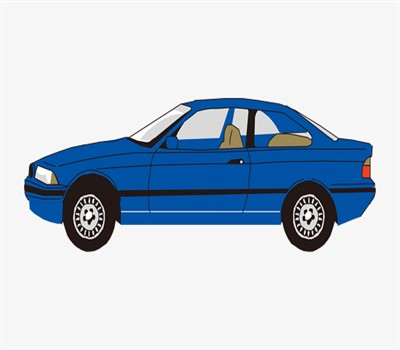
#> input picture Image.jpg, 400 x 350 px
$ python 'Change the contrast of the image by python.py'
#> lines starting #> are read from the running program, lines starting #| are printed output that depends on the picture
#Change the contrast of the image by python => pillow
# install: pip install Pillow
# from PIL import Image
# from  PIL import ImageEnhance

from PIL import Image
from  PIL import  ImageEnhance

image = input("Enter The Image : ")
#> the answer given: Image.jpg

# Open The Image
image = Image.open(image)
#> image is the input picture: PIL image 400x350 RGB; mean R, G, B 193.2, 204.5, 216.7

# show The old Image
image.show()

en = ImageEnhance.Contrast(image)
img = en.enhance(0.1)
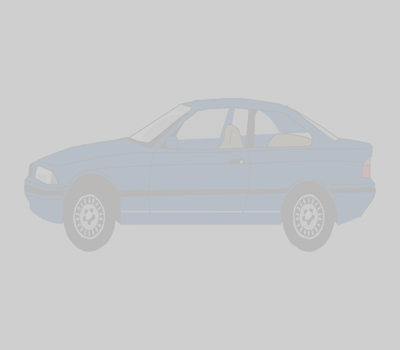
#> img: PIL image 400x350 RGB; mean R, G, B 201.7, 202.8, 204

# Save Image
img.save("result.jpg")

# show The new Image
img.show()
